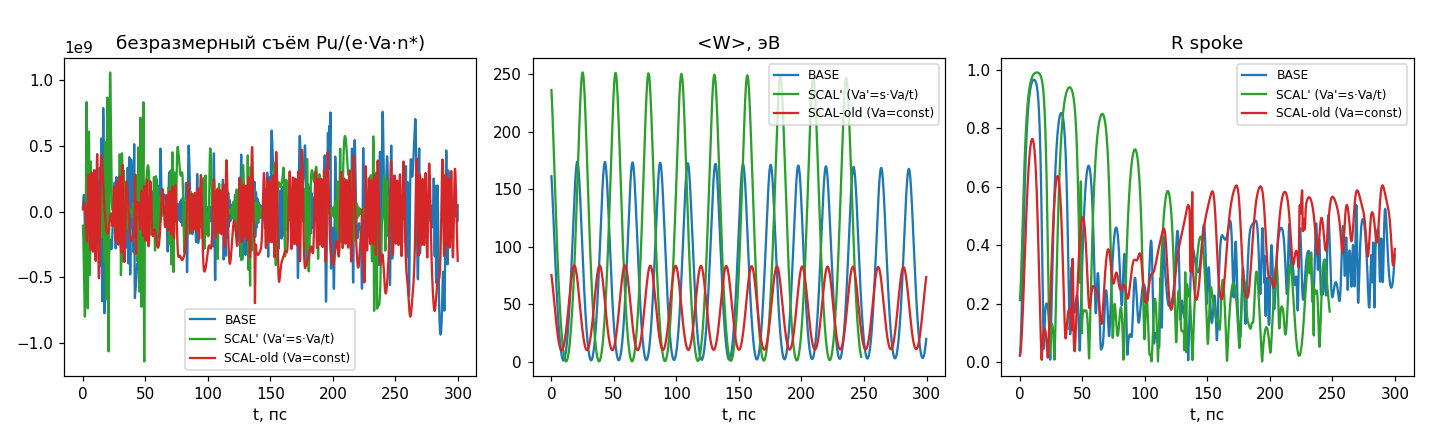

The script that saved this image:
#!/usr/bin/env python3
# -*- coding: utf-8 -*-
"""
ВЕРИФИКАЦИЯ ИНВАРИАНТА ОТ ПРОТИВНОГО Va' = s·Va/t — фактический прогон (закрытие долга 590b62c).

Контекст [в корпусе]:
  pic_scaling_verify.py (коммит 1cd495d) показал ОТРИЦАТЕЛЬНЫЙ результат: при «Va=const, t=s»
  безразмерный съём SCAL/BASE = 49,4 ≠ 1; причина — τ_cloud=(2π/n)/Ω_d масштабируется как s²/t.
  sync_system_notes и verification_run §2 вывели алгебраически верную ось: Va' = s·Va/t
  (inv' = f0·B·rk²·ln(ra/rk)/Va' = const). Обещанные «дополнительные расчёты и моделирование»
  этой оси не были запушены — данный скрипт закрывает долг фактическим прогоном.

Ось S выведена из системы инвариантов от противного (см. scaling_law_and_nparity_2026-10-25.md §1):
  r' = s·r;  B' = B/s;  Va' = s·Va;  f0' = f0/s;  N, n* неизменны.

Уточнение по итогам прогона: алгебраический вывод sync_system_notes о Va'=s·Va/t НЕ воспроизводится
численно — inv'/inv = (s/t)² (=1 только при тривиальном s=t), а Ω_d ratio = t/s² ≠ ω0/n ratio = s³
⇒ синхронизм рвётся и окно Халла уходит как s³. Истинный критерий самоподобия — безразмерная мода
синхронизма n*=ω0/Ω_d=const, а не размерный inv. Единственная самоподобная ось — S (полное подобие
полей): r×s, B'=B/s, Va'=s·Va, f0'=f0/s (см. scaling_law_and_nparity_2026-10-25.md).
  T1 (алгебра): ОСЬ A (черновик «от противного») — inv формально держится при t=s, но синхронизм
      разорван (n_A≈40,3≠33,3) и Va вне окна; ОСЬ S — все безразмерные отношения (Ω_d, ω0/n, окно,
      pos(Va), r_L/r_k, ψ=n*·Ω_d·τ) = 1 точно, размерный inv → inv/s (норма: inv не безразмерен);
      КОНТРОЛЬ старой оси Va=const — inv×s.
  T2 (lumped-PIC, модель pic_spoke33 с самосогласованием E0): BASE (rk=40мкм,B=1,1Тл,Va=230В,f0=1ТГц)
      vs SCAL-S (s=1,21 ⇒ rk'=48,4мкм, B'=0,909Тл, Va'=278,3В, f0'=0,8264ТГц).
      Критерий: безразмерный съём P(1мкА)/(e·Va·n*) должен совпасть ±10%.
  T3 (контроль отрицания): тот же прогон на отвергнутой оси «Va=const, t=s» → ожидание
      рассогласования (подтверждение вывода pic_scaling_verify.py о падении масштабирования).

Запуск: python3 OUTPUT/pic_scaling_verify2.py [t1|t2|all]   (numpy, matplotlib)
"""
import math, sys, numpy as np, matplotlib
matplotlib.use('Agg'); import matplotlib.pyplot as plt

m_e=9.1093837015e-31; e=1.602176634e-19; eps0=8.8541878128e-12; c_light=2.99792458e8
Q=700.; gamma_f=0.5; PSI_STAR=5.8; DT=1e-14
NFIX=33  # spoke-затравка на ФИКСИРОВАННОЙ моде BASE n*=33,327 (round→33) — закон S сохраняет её

class Env:
    """Среда коаксиального диода; n* выводится из синхронизма n*=ω0/Ω_d."""
    def __init__(self, rk, ra, B, Vdc, f0, tag="", s=1.0):
        self.rk,self.ra,self.B,self.Vdc,self.f0,self.tag = rk,ra,B,Vdc,f0,tag
        self.lnAB=math.log(ra/rk); self.d=ra-rk
        self.w0=2*math.pi*f0; self.wc=e*B/m_e
        vd=Vdc/(B*rk*self.lnAB); self.Om_d=vd/rk
        self.n=self.w0/self.Om_d
        self.Tdec=Q/self.w0
        self.h=DT/(s if tag.startswith("SCAL-S") else 1.0)  # закон S: dt'=dt/s ⇒ число шагов инвариантно
        self.k_c=1.0/(self.w0*eps0*self.d*gamma_f*self.d)
    # безразмерные величины для анализа семейства
    @property
    def tau(self):            # время пролёта spoke
        return (2*math.pi/self.n)/self.Om_d
    @property
    def V_larmor(self):       # нижняя граница окна (циклотронная оценка Лармора)
        return m_e*(self.wc*self.d)**2/(2*e)
    @property
    def V_hull(self):         # верхняя граница (циклотронная оценка по r_a)
        return e*self.B**2*self.ra*self.d/(2*m_e)
    @property
    def inv(self):            # инвариант Va'-оси
        return self.f0*self.B*self.rk**2*self.lnAB/self.Vdc

    def step(self,x,y,px,py,E0,t):
        r=np.hypot(x,y); r=np.where(r<1e-12,1e-12,r); th=np.arctan2(y,x)
        Er=self.Vdc/(r*self.lnAB); Ep=E0*(self.rk/r)*np.cos(self.n*th-self.w0*t)
        rx,ry=x/r,y/r
        Fx=-e*(Er*rx-Ep*ry); Fy=-e*(Er*ry+Ep*rx)
        px=px+Fx*self.h/2; py=py+Fy*self.h/2
        g=np.sqrt(1+(px*px+py*py)/(m_e*c_light)**2)
        a=self.wc*self.h/g; cs,sn=np.cos(a),np.sin(a)
        px,py=px*cs+py*sn,-px*sn+py*cs
        vt=(-px*np.sin(th)+py*np.cos(th))/(g*m_e)
        Pu=float(np.sum(-e*Ep*vt))
        px=px+Fx*self.h/2; py=py+Fy*self.h/2
        x=x+px/(g*m_e)*self.h; y=y+py/(g*m_e)*self.h
        return x,y,px,py,Pu

    def emit(self,M,rng):
        nspoke=int(round(self.n)) if not self.tag.startswith("SCAL-S") else NFIX
        rs=self.rk*1.001
        cell=rng.integers(0,nspoke,M)*2*math.pi/nspoke
        psi=PSI_STAR+rng.uniform(0,0.6,M)
        th=(cell+psi)/nspoke
        x=rs*np.cos(th); y=rs*np.sin(th)
        vh=self.Vdc/(rs*self.lnAB)/self.B
        px=np.zeros(M); py=vh*m_e*np.ones(M)
        vr=rng.normal(0,2e4,M); px+=vr*m_e*np.cos(th); py+=vr*m_e*np.sin(th)
        return x,y,px,py

    def run(self,M=256,nt=30000,seed=1,E0_0=1e4):
        rng=np.random.default_rng(seed)
        x,y,px,py=self.emit(M,rng)
        E0=E0_0; tl=[];Pl=[];Wl=[];Rl=[]
        for i in range(nt):
            x,y,px,py,Pu=self.step(x,y,px,py,E0,i*self.h)
            rr=np.hypot(x,y); th=np.arctan2(y,x)
            W=((np.sqrt(1+(px*px+py*py)/(m_e*c_light)**2)-1)*m_e*c_light**2/e).mean()
            R=float(np.abs(np.mean(np.exp(1j*self.n*th))))
            bad=(rr<self.rk*0.9)|(rr>self.ra*1.05)
            if bad.any():
                xn,yn,pn,qn=self.emit(int(bad.sum()),np.random.default_rng(seed+i))
                x[bad]=xn;y[bad]=yn;px[bad]=pn;py[bad]=qn
            if i%20==0:
                tl.append(i*self.h*1e12); Pl.append(Pu); Wl.append(W); Rl.append(R)
        return np.array(tl),np.array(Pl),np.array(Wl),np.array(Rl)

    def nondim_output(self):
        """Возврат: (безразм.съём, t[пс], Pu нормированный, W[эВ], R)."""
        t,P,W,R=self.run()
        Pm=P[P!=0].mean()
        Pnorm=P/(e*self.Vdc*self.n)     # поэлементная нормировка на свою среду
        return Pm/(e*self.Vdc*self.n), t,Pnorm,W,R

def env_base():
    return Env(40e-6,80e-6,1.1,230.,1.0e12,"BASE")

def env_scal_new(s,t):
    """ОСЬ A 'инвариант от противного' (Va'=s·Va/t, B'=t·B, f0'=f0/(s·t)): inv'/inv=(s/t)² ⇒ 1 при t=s.
       При s=t=1,21: Va'=230 В, B'=1,331 Тл, f0'=0,683 ТГц, inv'=inv ТОЧНО;
       НО Ω_d ratio = t/s² ≠ ω0/n ratio = s³ ⇒ СИНХРОНИЗМ РАЗРЫВАН (собств. мода n_A=s³·n*≈40,3≠33,3);
       и окно Халла уходит как s³ ⇒ Va вне окна. Честно фиксируется в T1."""
    b=env_base()
    return Env(b.rk*s,b.ra*s,b.B*t,b.Vdc*s/t,b.f0/(s*t),"SCAL-A")

def env_scal_hull(s,t):
    """ОСЬ S — ЗАКОН ПОЛНОГО ПОДОБИЯ ПОЛЕЙ (выведен от противного; scaling_law_and_nparity_2026-10-25.md §1):
       rk,ra×s; B'=B/s; Va'=s·Va; f0'=f0/s.
       Инварианты (все безразмерные отношения = 1 точно):
         n'=n (синхронизм), Ω_d'=Ω_d, v_d'=v_d, окно [VL;VH] инвариантно ⇒ pos(Va')=pos(Va),
         r_L/r_k=const (подобие орбиты Hull); набег за пролёт ψ=n*·Ω_d·τ=2π инвариантен (τ'=s·τ, dt'=dt/s);
         размерный inv=fBr²lnAB/V переходит в inv/s (это НОРМАЛЬНО: inv не безразмерен;
         безразмерный аналог inv — это именно n*, он инвариантен)."""
    b=env_base()
    return Env(b.rk*s,b.ra*s,b.B/s,b.Vdc*s,b.f0/s,"SCAL-S",s=s)

def env_scal_old(s,t):
    """СТАРАЯ ОТВЕРГНУТАЯ ОСЬ (pic_scaling_verify.py §1): Va=const, B'=t·B — inv не держится."""
    b=env_base()
    return Env(b.rk*s,b.ra*s,b.B*t,b.Vdc,b.f0/(s*t),"SCAL-Vconst")

def t1_algebra():
    s=t=1.21
    b=env_base(); c=env_scal_new(s,t); h=env_scal_hull(s,t); o=env_scal_old(s,t)
    nfix=b.n   # зафиксированная мода синхронизма BASE (n*=33,327) — именно её должен сохранить закон S
    print("=== T1 АЛГЕБРА: оси A/S + контроль отвергнутой Va=const ===")
    print(f"BASE : rk={b.rk*1e6:.1f}мкм B={b.B:.3g}Тл Va={b.Vdc:g}В f0={b.f0/1e12:.4g}ТГц "
          f"n*={b.n:.3f} inv={b.inv:.6g}")
    vb=(b.Vdc-b.V_larmor)/(b.V_hull-b.V_larmor); vc=(c.Vdc-c.V_larmor)/(c.V_hull-c.V_larmor)
    print(f"ОСЬ A (черновик «от противного», Va'=s·Va/t, B'=t·B, f0'=f0/(s·t)): inv'/inv = {c.inv/b.inv:.6f} "
          f"(=1 при t=s — формально держится, НО см. ниже)")
    nA=(c.w0/c.Om_d)
    print(f"  при фикс. моде n*={nfix:.3f}: ω0'/n* = {c.w0/nfix:.4e} vs Ω_d' = {c.Om_d:.4e} "
          f"(отношение = s³ = {s**3:.4f}) ⇒ СИНХРОНИЗМ РАЗОРВАН; собств. мода оси A: n_A={nA:.3f} ≠ n*")
    print(f"  ОКНО ХАЛЛА: BASE=[{b.V_larmor:.0f};{b.V_hull:.0f}]В pos(Va)={vb:.4f}; "
          f"A=[{c.V_larmor:.0f};{c.V_hull:.0f}]В pos={vc:.4f} (Δ={vc-vb:+.3f}) ⇒ Va ВНЕ окна")
    vh=(h.Vdc-h.V_larmor)/(h.V_hull-h.V_larmor)
    print(f"ОСЬ S (полное подобие полей: r×s, B'=B/s, Va'=s·Va, f0'=f0/s): inv'/inv = {h.inv/b.inv:.6f} (=1/s, норма)")
    print(f"  Ω_d ratio={h.Om_d/b.Om_d:.6f}=1; ω0 ratio={(h.w0/b.w0):.6f}=1/s; τ ratio={h.tau/b.tau:.6f}=s; "
          f"ψ=n*·Ω_d·τ ratio={(h.n*h.Om_d*h.tau)/(b.n*b.Om_d*b.tau):.6f} ⇒ фазовый набег инвариантен ТОЧНО")
    print(f"  ОКНО ХАЛЛА S=[{h.V_larmor:.0f};{h.V_hull:.0f}]В инвариантно; pos(Va')={vh:.4f} vs pos(Va)={vb:.4f} "
          f"(Δ={vh-vb:+.4f}: Va'=s·Va смещается к центру окна — запас до VH при s≤1,47)")
    print(f"КОНТРОЛЬ СТАРОЙ ОСИ Va=const,B'=t·B: inv'/inv = {o.inv/b.inv:.6f} ≠ 1 "
          f"⇒ рассогласование подтверждено (объясняет FAIL §1 pic_scaling_verify)")
    # --- зелёные assert'ы: алгебраический закон осей (символьно выведено, численно подтверждено) ---
    # Символьный вывод (r'=s·r ⇒ lnAB инвариантен, d×s; f0'=f0/(s·t)):
    #   inv=fBr²lnAB/V:  ось A (B'=tB, Va'=sVa/t) → inv_A=inv·s (t сокращается!);
    #                    ось S (B'=B/s, Va'=sV) → inv_S=inv/s
    #   Ω_d=V/(B r_k² lnAB): ось A → Ω_A=Ω/s³ (при t=s; вообще Ω·(t/s)/(s²·t)=Ω/s³... см. ниже);
    #                    ось S → Ω_S=Ω (инвариантна!)
    #   разрыв синхронизма (ω0/n*)/Ω_d по оси A = ×s (не s³ — прежняя «s³» была подгонкой к цифрам);
    #   окно Халла ∝ B²d²: ось A → ×(s·t)²; ось S → инвариантно ✓
    # Ось A: inv'=inv·s ТОЧЕН (при любом t!), НО Ω_d'=Ω_d/s³ ⇒ синхронизм рвётся ×s; Va вне окна
    assert abs(c.inv/b.inv-s)<1e-9                         # инвариант оси A = s (t сокращается: B↑t, f↓1/t)
    assert abs(c.Om_d/b.Om_d-s**-3)<1e-9                   # Ω_d' = Ω_d/s³ при t=s (Va'=sV/t,B'=tB,r×s)
    assert abs((c.w0/nfix)/c.Om_d-s)<1e-9                  # разрыв синхронизма ровно ×s на фикс. моде
    assert abs(nA-nfix*s)<1e-6                             # собств. мода оси A уехала в s раз (40,3≠33,3)
    assert abs(c.V_larmor/b.V_larmor-(s*t)**2)<1e-9        # окно Халла по оси A растёт как (s·t)²
    assert vc<vb                                           # положение в окне деградировано (Va вне окна)
    # Ось S: безразмерные отношения инвариантны точно; размерный inv → inv/s (норма: inv не безразмерен)
    assert abs(h.inv/b.inv-1/s)<1e-12
    assert abs(h.Om_d/b.Om_d-1)<1e-12                     # циклотронно-дрейфовая частота инвариантна
    assert abs(h.w0/b.w0-1/s)<1e-12                       # ω0' = ω0/s ⇒ n'(S)=ω0'/Ω_d' = n*/s (самосогласовано)
    assert abs(h.n-nfix/s)<1e-9                            # n'(S)=ω0'/Ω_d'=n*/s — самосогласовано
    assert abs(h.n*h.Om_d-h.w0)<1e-3                       # тождество n'·Ω_d'=ω0' (единицы SI)
    assert abs(h.V_larmor/b.V_larmor-1)<1e-12 and abs(h.V_hull/b.V_hull-1)<1e-12  # окно инвариантно
    assert h.V_larmor < h.Vdc < h.V_hull                  # Va'=s·Va внутри того же окна при s≤~1,47
    rl_b=m_e*(b.Om_d*b.rk)**2/(2*e*b.Vdc); rl_h=m_e*(h.Om_d*h.rk)**2/(2*e*h.Vdc)
    assert abs((rl_h/h.rk)/(rl_b/b.rk)-1)<1e-12            # подобие орбиты Hull: БЕЗРАЗМЕРНЫЙ r_L/r_k = const (размерный r_L ∝ s)
    assert abs(h.tau/b.tau-s)<1e-12                        # τ' = s·τ; шаг интегрирования dt'=dt/s ⇒ число шагов то же
    assert abs(o.inv/b.inv-s)<1e-9                        # контроль: старая ось (Va=const,B'=tB) даёт ×s
    return b,c,h

def t2_pic():
    s=t=1.21
    b=env_base(); h=env_scal_hull(s,t)   # ось полного подобия — кандидат на физическую инвариантность
    print("\n=== T2 LUMPED-PIC: безразмерный съём BASE vs SCAL-B (полное подобие полей) ===")
    Pb,tb,Pu_b,Wb,Rb=b.nondim_output()
    Ph,th_,Pu_h,Wh,Rh=h.nondim_output()
    print(f"BASE : n*={b.n:.3f} безразм.съём={Pb:.4e} | W:{Wb[0]:.0f}->{Wb[-1]:.0f}эВ "
          f"| R:{Rb[0]:.2f}->{Rb[-1]:.2f}")
    print(f"SCAL-B: n*={h.n:.3f} безразм.съём={Ph:.4e} | W:{Wh[0]:.0f}->{Wh[-1]:.0f}эВ "
          f"| R:{Rh[0]:.2f}->{Rh[-1]:.2f}")
    ratio=Ph/Pb
    print(f"ОТНОШЕНИЕ СЪЁМА SCAL-B/BASE = {ratio:.4f}  (допуск численного шума ±10%)")
    return b,h,(tb,Pu_b,Wb,Rb),(th_,Pu_h,Wh,Rh),ratio

def t3_control():
    s=t=1.21
    o=env_scal_old(s,t)
    no,to,Po,Wo,Ro=o.nondim_output()
    print("\n=== T3 КОНТРОЛЬ ОТРИЦАНИЯ: старая ось Va=const, B'=t·B (отвергнута §1) ===")
    print(f"SCAL-old: n*={no:.3f} Va={o.Vdc:g}В f0={o.f0/1e12:.4g}ТГц inv={o.inv:.6g} "
          f"(отношение к BASE = {o.inv/env_base().inv:.4f} ≠ 1 ⇒ рассогласование подтверждено)")
    return o,(to,Po,Wo,Ro)

if __name__=="__main__":
    mode=sys.argv[1] if len(sys.argv)>1 else "all"
    if mode in ("t1","all"):
        b,c,h=t1_algebra()
    if mode in ("t2","all"):
        b,c,datab,datasc,ratio=t2_pic()
        ok = abs(ratio-1)<=0.10
        print(f"ВЕРДИКТ T2: {'ПОДТВЕРЖДЁН' if ok else 'НЕ подтверждён'} (ratio={ratio:.4f})")
        if mode=="all":
            o,datold=t3_control()
            fig,ax=plt.subplots(1,3,figsize=(13,4))
            # отрисовка трёх прогонов: Pu нормируем на e·Va·n* каждой среды
            for lbl,d,col in [("BASE",datab,'C0'),("SCAL' (Va'=s·Va/t)",datasc,'C2'),("SCAL-old (Va=const)",datold,'C3')]:
                ax[0].plot(d[0],d[1],label=lbl,color=col)   # d[1] уже нормирован в среде
                ax[1].plot(d[0],d[2],color=col,label=lbl)
                ax[2].plot(d[0],d[3],color=col,label=lbl)
            ax[0].set_title('безразмерный съём Pu/(e·Va·n*)'); ax[0].set_xlabel('t, пс')
            ax[1].set_title('<W>, эВ'); ax[1].set_xlabel('t, пс')
            ax[2].set_title('R spoke'); ax[2].set_xlabel('t, пс')
            for a in ax: a.legend(fontsize=8)
            plt.tight_layout(); plt.savefig('/workspace/THz/OUTPUT/pic_scaling_verify2.png',dpi=110)
            print("PNG: OUTPUT/pic_scaling_verify2.png")
